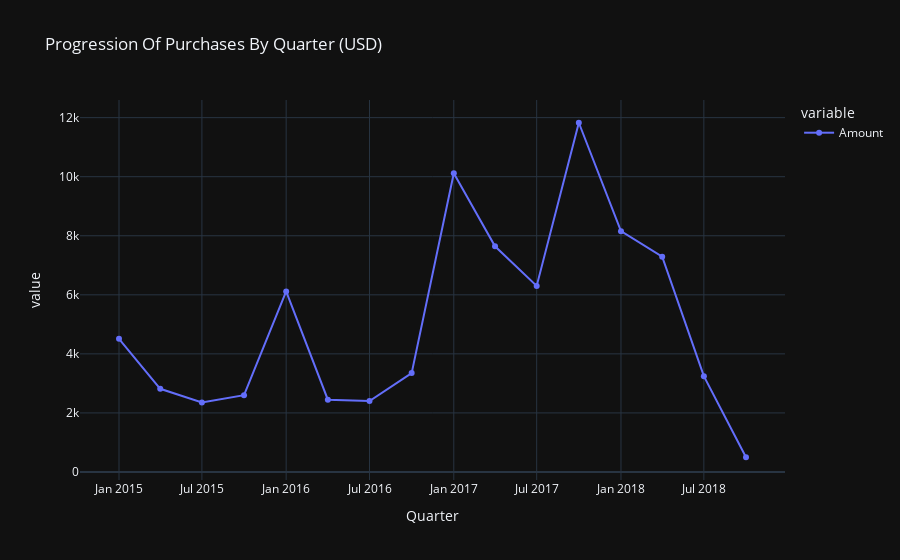

The cell this chart's notebook holds for it:
### Code cell
#Progression des montants par trimestre
x=data.groupby('Quarter')['Amount'].sum().sort_index().round(2)
fig=px.line(data_frame=x.to_timestamp(),
            title='Progression Of Purchases By Quarter (USD)',
            template='plotly_dark',
            markers=True)
fig.show()

### Figure 1 — Plotly figure (JSON) as saved in the notebook; plotly's stock layout.template omitted (floating-point values rounded to 4 significant figures)
{"data": [{"hovertemplate": "variable=Amount<br>Quarter=%{x}<br>value=%{y}<extra></extra>", "legendgroup": "Amount", "line": {"color": "#636efa", "dash": "solid"}, "marker": {"symbol": "circle"}, "mode": "lines+markers", "name": "Amount", "orientation": "v", "showlegend": true, "type": "scatter", "x": ["2015-01-01T00:00:00", "2015-04-01T00:00:00", "2015-07-01T00:00:00", "2015-10-01T00:00:00", "2016-01-01T00:00:00", "2016-04-01T00:00:00", "2016-07-01T00:00:00", "2016-10-01T00:00:00", "2017-01-01T00:00:00", "2017-04-01T00:00:00", "2017-07-01T00:00:00", "2017-10-01T00:00:00", "2018-01-01T00:00:00", "2018-04-01T00:00:00", "2018-07-01T00:00:00", "2018-10-01T00:00:00"], "xaxis": "x", "y": [4511.0, 2818.0, 2357.0, 2600.0, 6117.0, 2448.0, 2402.0, 3348.0, 10120.0, 7642.0, 6301.0, 11830.0, 8157.0, 7291.0, 3244.0, 499.1], "yaxis": "y"}], "layout": {"legend": {"title": {"text": "variable"}, "tracegroupgap": 0}, "title": {"text": "Progression Of Purchases By Quarter (USD)"}, "xaxis": {"anchor": "y", "domain": [0, 1], "title": {"text": "Quarter"}}, "yaxis": {"anchor": "x", "domain": [0, 1], "title": {"text": "value"}}}}
